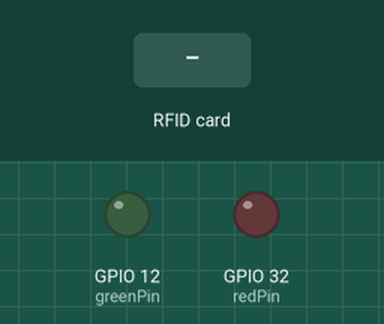
Bench run of a sketch on a simulated ESP32. On the bench: output pins drawn as LEDs (lit = HIGH). Inputs (shaded band) come from the test bench. What the sketch prints to the serial monitor is not drawn.

Above: at 1.2 s.
1.3 s: RFID card 5E 7A 19 C4 held to the reader
At 2.1 s:
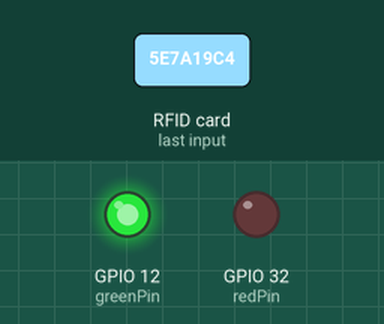
Timing chart, 0 to 4.3 s (numbered marks = the images above; inputs shaded):
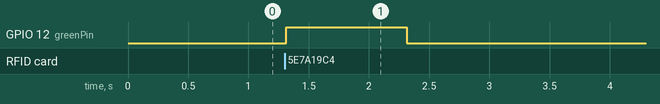

Measured:
- after the input at 1.3 s, GPIO 12 (greenPin): LOW → HIGH at once, → LOW 1.0 s later

The sketch:

rfid_firebeetle.ino
```cpp
#include <MFRC522.h> //library responsible for communicating with the module RFID-RC522
#include <SPI.h> //library responsible for communicating of SPI bus
#define SS_PIN    21
#define RST_PIN   22
#define SIZE_BUFFER     18
#define MAX_SIZE_BLOCK  16
#define greenPin     12
#define redPin       32
//used in authentication
MFRC522::MIFARE_Key key;
//authentication return status code
MFRC522::StatusCode status;
// Defined pins to module RC522
MFRC522 mfrc522(SS_PIN, RST_PIN);


//reads data from card/tag
String readingData()
{
  String data = "";
  //prints the technical details of the card/tag
  mfrc522.PICC_DumpDetailsToSerial(&(mfrc522.uid));

  //prepare the key - all keys are set to FFFFFFFFFFFFh
  for (byte i = 0; i < 6; i++) key.keyByte[i] = 0xFF;

  //buffer for read data
  byte buffer[SIZE_BUFFER] = {0};

  //the block to operate
  byte block = 1;
  byte size = SIZE_BUFFER;  //authenticates the block to operate
  status = mfrc522.PCD_Authenticate(MFRC522::PICC_CMD_MF_AUTH_KEY_A, block, &key, &(mfrc522.uid)); //line 834 of MFRC522.cpp file
  if (status != MFRC522::STATUS_OK) {
    Serial.print(F("Authentication failed: "));
    Serial.println(mfrc522.GetStatusCodeName(status));
    digitalWrite(redPin, HIGH);
    delay(1000);
    digitalWrite(redPin, LOW);
    return "Error";
  }

  //read data from block
  status = mfrc522.MIFARE_Read(block, buffer, &size);
  if (status != MFRC522::STATUS_OK) {
    Serial.print(F("Reading failed: "));
    Serial.println(mfrc522.GetStatusCodeName(status));
    digitalWrite(redPin, HIGH);
    delay(1000);
    digitalWrite(redPin, LOW);
    return "Error";
  }
  else{
      digitalWrite(greenPin, HIGH);
      delay(1000);
      digitalWrite(greenPin, LOW);
  }

 //prints read data
  for (uint8_t i = 0; i < MAX_SIZE_BLOCK; i++)
  {
      data += (char)buffer[i];
  }

  return data;
}


void setup()
{
  Serial.begin(9600);
  SPI.begin(); // Init SPI bus
  pinMode(greenPin, OUTPUT);
  pinMode(redPin, OUTPUT);

  // Init MFRC522
  mfrc522.PCD_Init();
  Serial.println("Approach your reader card...");
  Serial.println();
}

void loop(){

  String data = "";
  // Aguarda a aproximacao do cartao
   //waiting the card approach
  if ( ! mfrc522.PICC_IsNewCardPresent())
  {
    return;
  }
  // Select a card
  if ( ! mfrc522.PICC_ReadCardSerial())
  {
    return;
  }

  data = readingData();
  data.trim();

  if(data.equals("AJ's FOB") || data.equals("AJ's CARD")){   //this is a place holder, later on the security code will be used with some sort of encription(SHA)
    Serial.println("Authentication successful");

  }

//instructs the PICC when in the ACTIVE state to go to a "STOP" state
  mfrc522.PICC_HaltA();
  // "stop" the encryption of the PCD, it must be called after communication with authentication, otherwise new communications can not be initiated
  mfrc522.PCD_StopCrypto1();


  }
```
